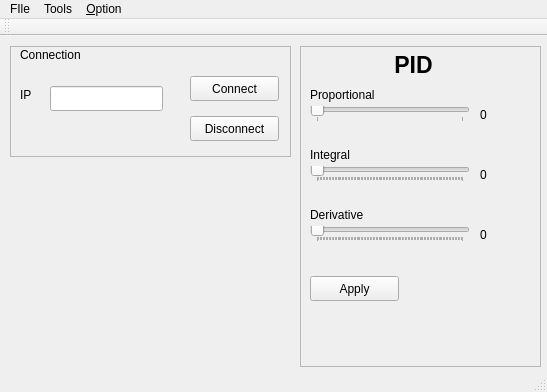
<?xml version="1.0" encoding="UTF-8"?>
<ui version="4.0">
 <class>MainWindow</class>
 <widget class="QMainWindow" name="MainWindow">
  <property name="geometry">
   <rect>
    <x>0</x>
    <y>0</y>
    <width>547</width>
    <height>392</height>
   </rect>
  </property>
  <property name="windowTitle">
   <string>MainWindow</string>
  </property>
  <widget class="QWidget" name="centralWidget">
   <widget class="QFrame" name="frame">
    <property name="geometry">
     <rect>
      <x>300</x>
      <y>10</y>
      <width>241</width>
      <height>321</height>
     </rect>
    </property>
    <property name="frameShape">
     <enum>QFrame::StyledPanel</enum>
    </property>
    <property name="frameShadow">
     <enum>QFrame::Raised</enum>
    </property>
    <widget class="QLabel" name="label">
     <property name="geometry">
      <rect>
       <x>80</x>
       <y>10</y>
       <width>67</width>
       <height>17</height>
      </rect>
     </property>
     <property name="font">
      <font>
       <pointsize>17</pointsize>
       <weight>75</weight>
       <bold>true</bold>
      </font>
     </property>
     <property name="text">
      <string>PID</string>
     </property>
     <property name="alignment">
      <set>Qt::AlignCenter</set>
     </property>
    </widget>
    <widget class="QSlider" name="proportionalSlider">
     <property name="geometry">
      <rect>
       <x>10</x>
       <y>60</y>
       <width>160</width>
       <height>16</height>
      </rect>
     </property>
     <property name="pageStep">
      <number>100</number>
     </property>
     <property name="orientation">
      <enum>Qt::Horizontal</enum>
     </property>
     <property name="tickPosition">
      <enum>QSlider::TicksBelow</enum>
     </property>
     <property name="tickInterval">
      <number>100</number>
     </property>
    </widget>
    <widget class="QSlider" name="integralSlider">
     <property name="geometry">
      <rect>
       <x>10</x>
       <y>120</y>
       <width>160</width>
       <height>16</height>
      </rect>
     </property>
     <property name="orientation">
      <enum>Qt::Horizontal</enum>
     </property>
     <property name="tickPosition">
      <enum>QSlider::TicksBelow</enum>
     </property>
     <property name="tickInterval">
      <number>1</number>
     </property>
    </widget>
    <widget class="QSlider" name="derivativeSlider">
     <property name="geometry">
      <rect>
       <x>10</x>
       <y>180</y>
       <width>160</width>
       <height>16</height>
      </rect>
     </property>
     <property name="orientation">
      <enum>Qt::Horizontal</enum>
     </property>
     <property name="tickPosition">
      <enum>QSlider::TicksBelow</enum>
     </property>
     <property name="tickInterval">
      <number>1</number>
     </property>
    </widget>
    <widget class="QLabel" name="label_2">
     <property name="geometry">
      <rect>
       <x>10</x>
       <y>100</y>
       <width>67</width>
       <height>17</height>
      </rect>
     </property>
     <property name="text">
      <string>Integral</string>
     </property>
    </widget>
    <widget class="QLabel" name="label_3">
     <property name="geometry">
      <rect>
       <x>10</x>
       <y>40</y>
       <width>91</width>
       <height>17</height>
      </rect>
     </property>
     <property name="text">
      <string>Proportional</string>
     </property>
    </widget>
    <widget class="QLabel" name="label_4">
     <property name="geometry">
      <rect>
       <x>10</x>
       <y>160</y>
       <width>81</width>
       <height>17</height>
      </rect>
     </property>
     <property name="text">
      <string>Derivative</string>
     </property>
    </widget>
    <widget class="QLabel" name="proportionalLabel">
     <property name="geometry">
      <rect>
       <x>180</x>
       <y>60</y>
       <width>51</width>
       <height>17</height>
      </rect>
     </property>
     <property name="text">
      <string>0</string>
     </property>
    </widget>
    <widget class="QLabel" name="integralLabel">
     <property name="geometry">
      <rect>
       <x>180</x>
       <y>120</y>
       <width>51</width>
       <height>17</height>
      </rect>
     </property>
     <property name="text">
      <string>0</string>
     </property>
    </widget>
    <widget class="QLabel" name="derivativeLabel">
     <property name="geometry">
      <rect>
       <x>180</x>
       <y>180</y>
       <width>51</width>
       <height>17</height>
      </rect>
     </property>
     <property name="text">
      <string>0</string>
     </property>
    </widget>
    <widget class="QPushButton" name="pidApplyButton">
     <property name="geometry">
      <rect>
       <x>10</x>
       <y>230</y>
       <width>89</width>
       <height>25</height>
      </rect>
     </property>
     <property name="text">
      <string>Apply</string>
     </property>
    </widget>
   </widget>
   <widget class="QFrame" name="frame_2">
    <property name="geometry">
     <rect>
      <x>10</x>
      <y>10</y>
      <width>281</width>
      <height>111</height>
     </rect>
    </property>
    <property name="frameShape">
     <enum>QFrame::StyledPanel</enum>
    </property>
    <property name="frameShadow">
     <enum>QFrame::Raised</enum>
    </property>
    <widget class="QLabel" name="label_8">
     <property name="geometry">
      <rect>
       <x>10</x>
       <y>40</y>
       <width>21</width>
       <height>17</height>
      </rect>
     </property>
     <property name="text">
      <string>IP</string>
     </property>
    </widget>
    <widget class="QLabel" name="label_9">
     <property name="geometry">
      <rect>
       <x>10</x>
       <y>0</y>
       <width>91</width>
       <height>17</height>
      </rect>
     </property>
     <property name="text">
      <string>Connection</string>
     </property>
    </widget>
    <widget class="QPushButton" name="connectButton">
     <property name="geometry">
      <rect>
       <x>180</x>
       <y>30</y>
       <width>89</width>
       <height>25</height>
      </rect>
     </property>
     <property name="text">
      <string>Connect</string>
     </property>
    </widget>
    <widget class="QLabel" name="connStatusLight">
     <property name="geometry">
      <rect>
       <x>40</x>
       <y>70</y>
       <width>32</width>
       <height>32</height>
      </rect>
     </property>
     <property name="text">
      <string/>
     </property>
    </widget>
    <widget class="QPushButton" name="disconnectButton">
     <property name="geometry">
      <rect>
       <x>180</x>
       <y>70</y>
       <width>89</width>
       <height>25</height>
      </rect>
     </property>
     <property name="text">
      <string>Disconnect</string>
     </property>
    </widget>
    <widget class="QLineEdit" name="ipLineEdit">
     <property name="geometry">
      <rect>
       <x>40</x>
       <y>40</y>
       <width>113</width>
       <height>25</height>
      </rect>
     </property>
    </widget>
   </widget>
  </widget>
  <widget class="QMenuBar" name="menuBar">
   <property name="geometry">
    <rect>
     <x>0</x>
     <y>0</y>
     <width>547</width>
     <height>22</height>
    </rect>
   </property>
   <widget class="QMenu" name="menuFIle">
    <property name="title">
     <string>FIle</string>
    </property>
   </widget>
   <widget class="QMenu" name="menuLogs">
    <property name="title">
     <string>Tools</string>
    </property>
    <addaction name="actionLogs"/>
   </widget>
   <widget class="QMenu" name="menuSettings">
    <property name="title">
     <string>&amp;Option</string>
    </property>
    <addaction name="actionSettings"/>
   </widget>
   <addaction name="menuFIle"/>
   <addaction name="menuLogs"/>
   <addaction name="menuSettings"/>
  </widget>
  <widget class="QToolBar" name="mainToolBar">
   <attribute name="toolBarArea">
    <enum>TopToolBarArea</enum>
   </attribute>
   <attribute name="toolBarBreak">
    <bool>false</bool>
   </attribute>
  </widget>
  <widget class="QStatusBar" name="statusBar"/>
  <action name="actionLogs">
   <property name="text">
    <string>Logs</string>
   </property>
  </action>
  <action name="actionSettings">
   <property name="text">
    <string>Settings</string>
   </property>
  </action>
 </widget>
 <layoutdefault spacing="6" margin="11"/>
 <resources/>
 <connections/>
</ui>
